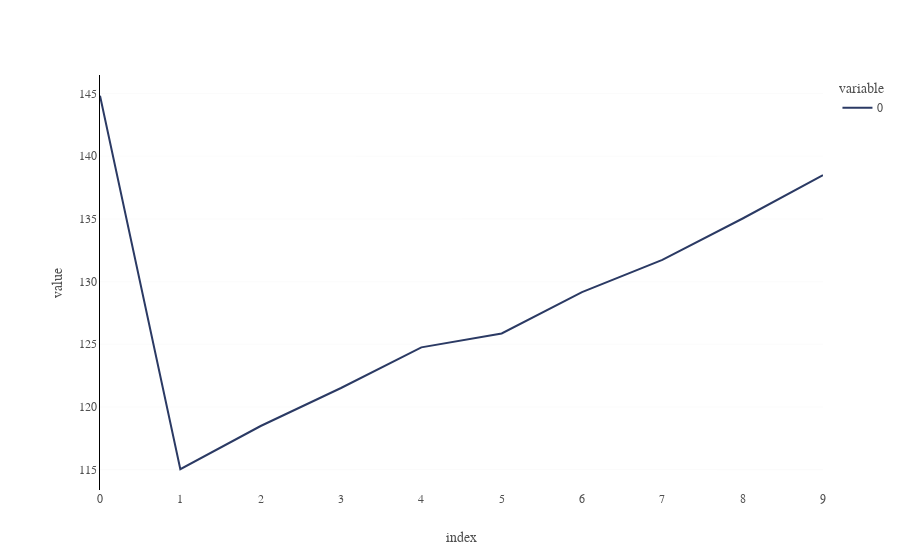

The code cell stored with this chart in its notebook:
### Markdown cell above
## Comparing different models
We ran the model with one lagged parameter. But how does our model compare to one with a different order? We can use the Akaike Information Criterion (AIC) and the Bayesian Information Criterion (BIC) to compare goodness of fit for different orders.

### Code cell
# Initialize an empty array
bic = []

# Loop through a range of AR models and get the BIC
for i in range(0, 10):
    mod = ARIMA(gme_recent["Close"], order=(i, 0, 0))
    res = mod.fit()
    bic.append(res.bic)
    
# Plot the BIC
fig = px.line(bic, template="dc")

fig.update_yaxes(rangemode="normal")

fig.show()

### Figure 1 — Plotly figure (JSON) as saved in the notebook; plotly's stock layout.template omitted (floating-point values rounded to 4 significant figures)
{"data": [{"hovertemplate": "variable=0<br>index=%{x}<br>value=%{y}<extra></extra>", "legendgroup": "0", "line": {"color": "#2B3A64", "dash": "solid"}, "marker": {"symbol": "circle"}, "mode": "lines", "name": "0", "orientation": "v", "showlegend": true, "x": [0, 1, 2, 3, 4, 5, 6, 7, 8, 9], "xaxis": "x", "y": [144.8, 115.0, 118.5, 121.5, 124.8, 125.9, 129.2, 131.7, 135.0, 138.5], "yaxis": "y", "type": "scatter"}], "layout": {"xaxis": {"anchor": "y", "domain": [0, 1], "title": {"text": "index"}}, "yaxis": {"anchor": "x", "domain": [0, 1], "title": {"text": "value"}, "rangemode": "normal"}, "legend": {"title": {"text": "variable"}, "tracegroupgap": 0}}}
